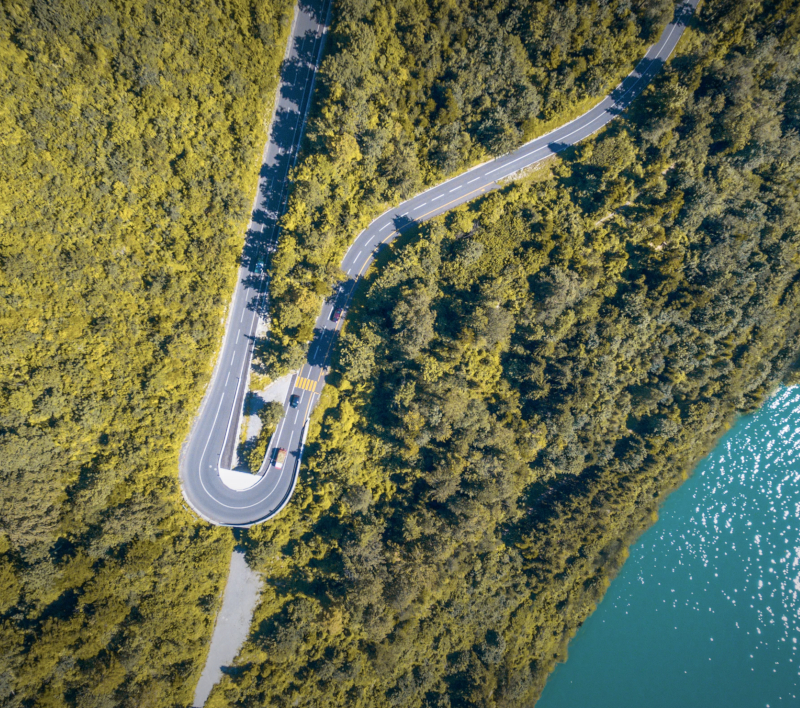
#> input picture TP0/images/foto-bosque-satelite.jpg, 800 x 708 px
$ jupyter execute 'OPENCV ~ Operaciones basicas con imagenes.ipynb'   (shell and % lines are left out)
#> lines starting #> are read from the running program, lines starting #| are printed output that depends on the picture; after the words box and inside, x2 and y2 are one past the last pixel; in counts of white or black regions, pixels touching at a corner belong together; long printed decimals are rounded
# Practicando los primeros pasos con OpenCV

Vamos a leer una imagen correspondiente a una fotografía aérea de un bosque.

Luego vamos a experimentar con los canales RGB y HSV, y por último vamos a segmentar una parte de la imagen.

[cell 1]
import cv2 as cv
import numpy as np
import matplotlib
import matplotlib.pyplot as plt
matplotlib.rcParams['figure.figsize'] = (8, 8)

## Lectura de imágenes usando OpenCV

[cell 2]
# imagen sacada de https://www.elplural.com/uploads/s1/54/26/31/foto-bosque-satelite_4_800x450.png

image_name = "images/foto-bosque-satelite.jpg"
img = cv.imread(image_name,cv.IMREAD_COLOR)
#> img is the input picture: shape (708, 800, 3); mean B, G, R 77.8, 109.3, 103.4

[cell 3]
print("Tamaño de la imagen ", img.shape)
#| Tamaño de la imagen  (708, 800, 3)

## Display de las imágenes usando Matplotlib

[cell 4]
plt.figure(figsize=[12,5])

plt.subplot(131); plt.imshow(img);plt.title("Imagen original (BGR)");

# Matplotlib espera la imagen en formato RGB, pero OpenCV guarda las imágenes en formato BGR.
img_rgb = cv.cvtColor(img, cv.COLOR_BGR2RGB)
# es equivalente a img[:, :, ::-1]
plt.subplot(132); plt.imshow(img_rgb);plt.title("Imagen RGB");

# Imagen en B&N
img_bn = cv.cvtColor(img, cv.COLOR_BGR2GRAY)
plt.subplot(133); plt.imshow(img_bn, cmap='gray');plt.title("Imagen B&N");
#> figure, not shown here; B, G, R data is drawn as R, G, B

## Split & Merging de canales de color

[cell 5]
# Split de the la imagen en componentes B, G, R
img_b, img_g, img_r = cv.split(img)

# Display de los canales por separado
plt.figure(figsize=[20,5])
plt.subplot(141);plt.imshow(img_r,cmap='gray');plt.title("Red Channel");
plt.subplot(142);plt.imshow(img_g,cmap='gray');plt.title("Green Channel");
plt.subplot(143);plt.imshow(img_b,cmap='gray');plt.title("Blue Channel");

# El Merge de los canales vuelve a componer una imagen BGR (vuelvo al original)
imgMerged = cv.merge((img_b, img_g, img_r))
# la paso a RGB para plotear
imgMerged = cv.cvtColor(img, cv.COLOR_BGR2RGB)
plt.subplot(144);plt.imshow(img_rgb);plt.title("Merged Image");

## Cambiando al espacio de color HSV

[cell 6]
img_hsv = cv.cvtColor(img, cv.COLOR_BGR2HSV)
#> img_hsv: shape (708, 800, 3); mean H, S, V 48.7, 115.3, 116.9

# Split de la imagen en componentes H, S, V
img_h, img_s, img_v = cv.split(img_hsv)
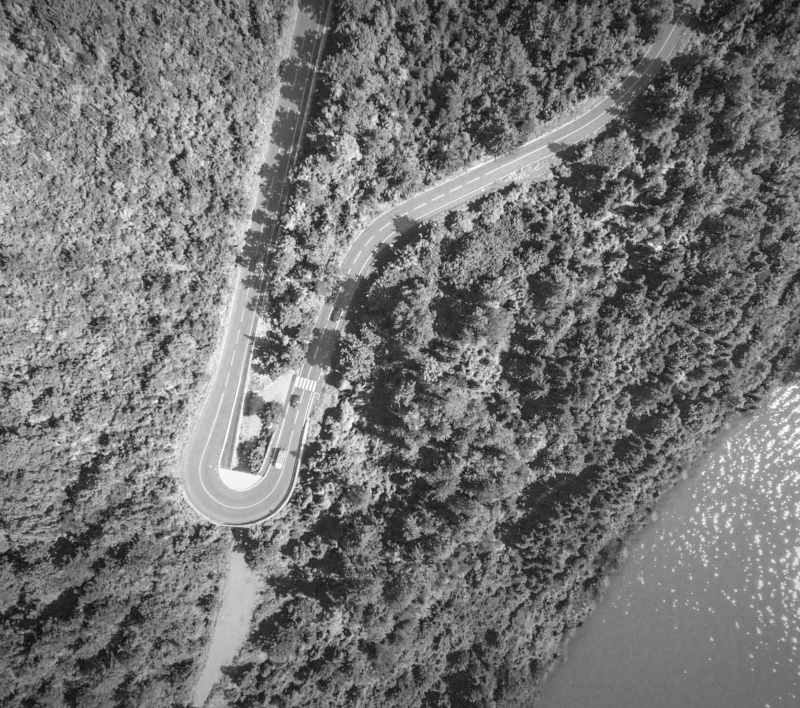
#> img_v: shape (708, 800); min 13, max 255, mean 116.9

# Display de los canales por separado
plt.figure(figsize=[20,5])
plt.subplot(141);plt.imshow(img_h,cmap='gray');plt.title("H Channel");
plt.subplot(142);plt.imshow(img_s,cmap='gray');plt.title("S Channel");
plt.subplot(143);plt.imshow(img_v,cmap='gray');plt.title("V Channel");

# Imagen original
plt.subplot(144);plt.imshow(img_rgb);plt.title("Original");

## Modificando los canales por separado

### RGB

[cell 7]
plt.figure(figsize=[20,5])

plt.subplot(141);plt.imshow(img_rgb);plt.title("Original");

# Sumamos 'un poco' de rojo, verde y azul
img_mas_red = cv.merge((img_b,img_g,img_r+25))
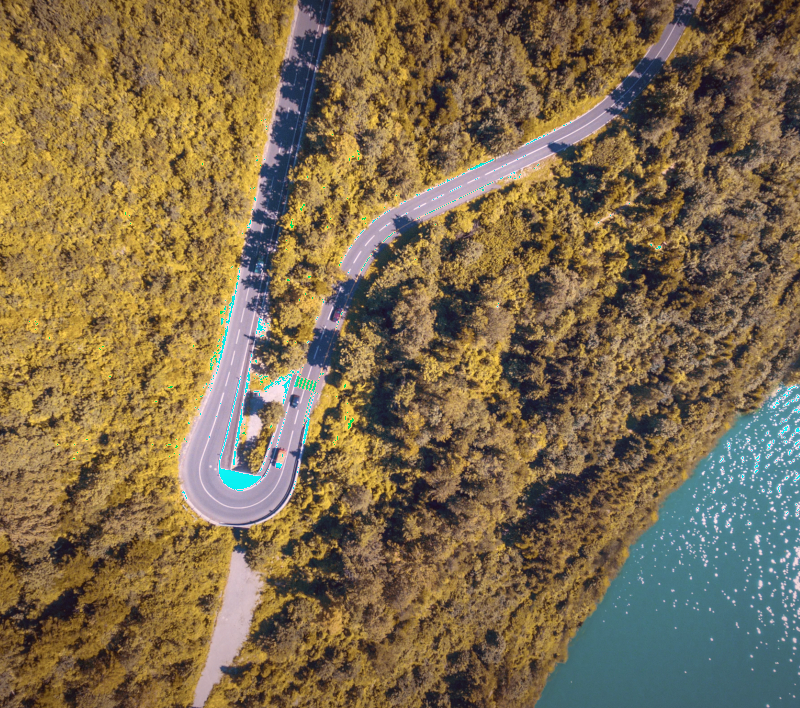
#> img_mas_red: shape (708, 800, 3); mean B, G, R 77.8, 109.3, 127.4
img_mas_green = cv.merge((img_b,img_g+25,img_r))
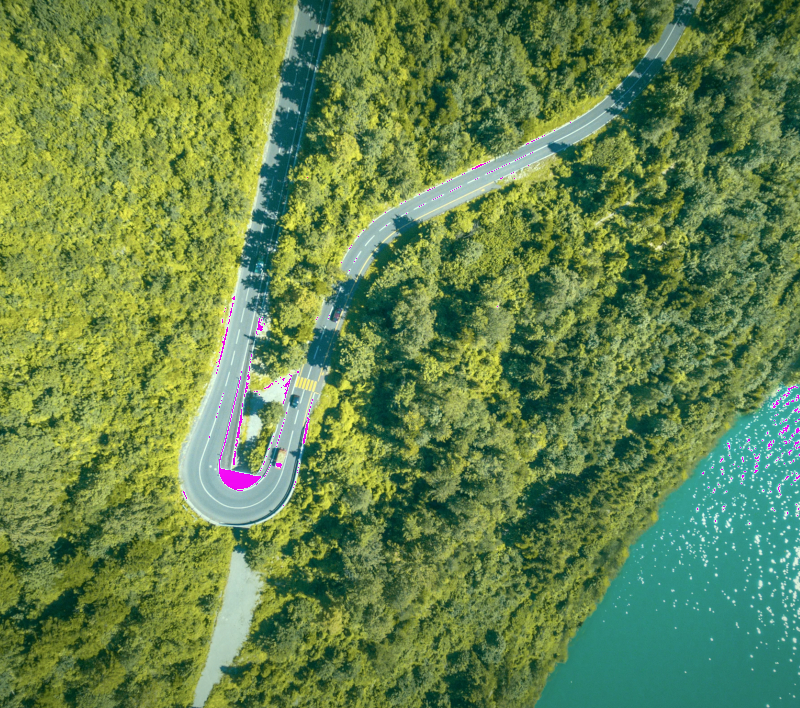
#> img_mas_green: shape (708, 800, 3); mean B, G, R 77.8, 133.5, 103.4
img_mas_blue = cv.merge((img_b+25,img_g,img_r))
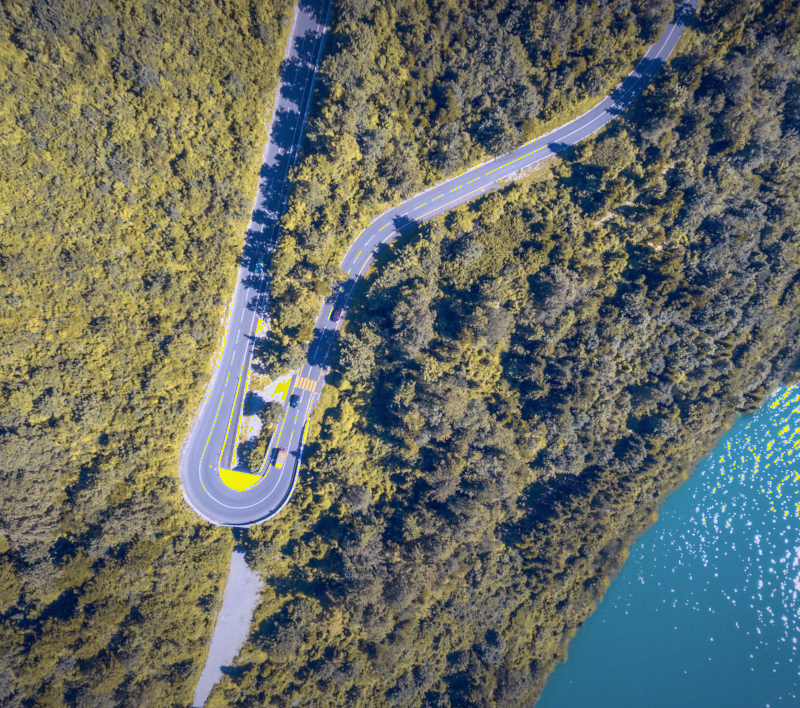
#> img_mas_blue: shape (708, 800, 3); mean B, G, R 101.8, 109.3, 103.4

# Para plotearlos los pasamos a RGB
img_mas_red = cv.cvtColor(img_mas_red, cv.COLOR_BGR2RGB)
img_mas_green = cv.cvtColor(img_mas_green, cv.COLOR_BGR2RGB)
img_mas_blue = cv.cvtColor(img_mas_blue, cv.COLOR_BGR2RGB)

# Mostramos las imágenes modificadas
plt.subplot(142);plt.imshow(img_mas_red);plt.title("+Red");
plt.subplot(143);plt.imshow(img_mas_green);plt.title("+Green");
plt.subplot(144);plt.imshow(img_mas_blue);plt.title("+Blue");

### HVS

[cell 8]
plt.figure(figsize=[20,5])

plt.subplot(141);plt.imshow(img_rgb);plt.title("Original");

# Sumamos 'un poco' de hue (tono), saturation y value
img_mas_hue = cv.merge((img_h+20,img_s,img_v))
#> img_mas_hue: shape (708, 800, 3); mean H, S, V 68.7, 115.3, 116.9
img_mas_sat = cv.merge((img_h,img_s+20,img_v))
#> img_mas_sat: shape (708, 800, 3); mean H, S, V 48.7, 132.3, 116.9
img_mas_value = cv.merge((img_h,img_s,img_v+20))
#> img_mas_value: shape (708, 800, 3); mean H, S, V 48.7, 115.3, 135.9

# Para plotearlos los pasamos a RGB
img_mas_hue = cv.cvtColor(img_mas_hue, cv.COLOR_HSV2RGB)
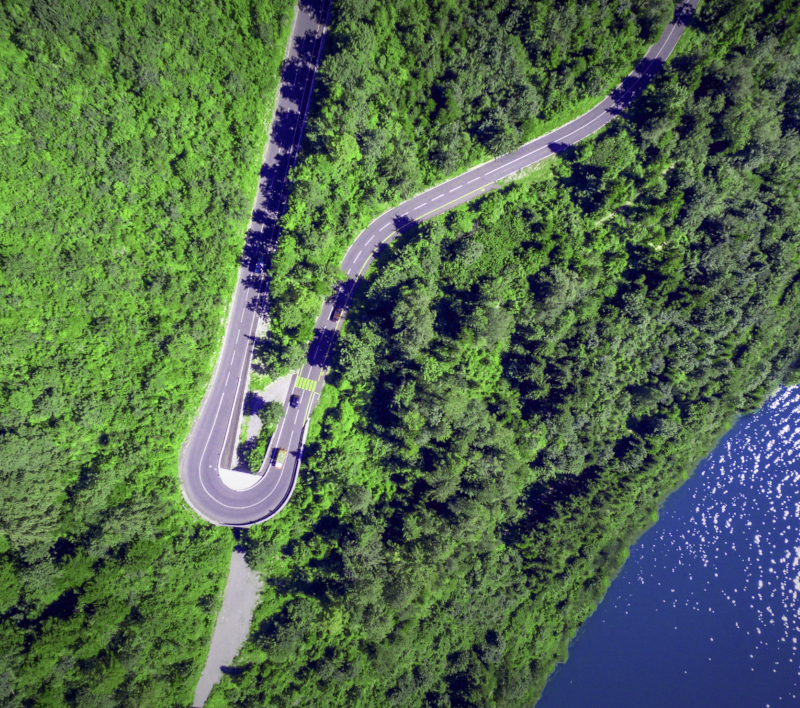
#> img_mas_hue: shape (708, 800, 3); mean R, G, B 82.3, 105.8, 77.8
img_mas_sat = cv.cvtColor(img_mas_sat, cv.COLOR_HSV2RGB)
img_mas_val = cv.cvtColor(img_mas_value, cv.COLOR_HSV2RGB)

plt.subplot(142);plt.imshow(img_mas_hue);plt.title("> Hue");
plt.subplot(143);plt.imshow(img_mas_sat);plt.title("> Sat");
plt.subplot(144);plt.imshow(img_mas_val);plt.title("> Value");

## Anotaciones en imágenes

[cell 9]
imageAnnotated = img.copy()

# Dibujamos algunas figuras 'random' sobre la imagen
cv.line(imageAnnotated, (290, 120), (310, 30), (255, 255, 0), thickness=5, lineType=cv.LINE_AA);
cv.circle(imageAnnotated, (375,250), 75, (0, 0, 255), thickness=5, lineType=cv.LINE_AA);
cv.rectangle(imageAnnotated, (205, 550), (275,660), (255, 0, 255), thickness=5, lineType=cv.LINE_8);
cv.ellipse(imageAnnotated,(600,130),(75,35),0,0,360, (200, 200, 200), thickness=5, lineType=cv.LINE_8);

pts = np.array([[10,10],[20,300],[90,50],[50,10]], np.int32)
pts = pts.reshape((-1,1,2))
cv.polylines(imageAnnotated,[pts],True,(0,255,255), thickness=5, lineType=cv.FILLED);

text = "Forest ~ Aerial picture"
fontFace = cv.FONT_HERSHEY_SIMPLEX
fontScale = 1
fontColor = (0, 255, 0)
fontThickness = 2
fontLine = cv.LINE_AA
cv.putText(imageAnnotated, text, (80, 700), fontFace, fontScale, fontColor, fontThickness, fontLine);

plt.imshow(imageAnnotated[:,:,::-1])
plt.show()

## Mapas de Colores

Por defecto, el colormap cubre toda el rango de valores de los datos.
`vmin` y `vmax` recortan la paleta de colores, limitando el rango de valores.

Imshow: https://matplotlib.org/stable/api/_as_gen/matplotlib.pyplot.imshow.html

Colormap: https://matplotlib.org/stable/gallery/color/colormap_reference.html

[cell 10]
plt.figure(figsize=[20,5])
plt.subplot(141), plt.imshow(img_bn, cmap='gray', vmin=0, vmax=255);plt.title("Mapa Completo");
plt.subplot(142), plt.imshow(img_bn, cmap='gray', vmin=0, vmax=125);plt.title("<125");
plt.subplot(143), plt.imshow(img_bn, cmap='gray', vmin=125, vmax=255);plt.title(">125");
plt.subplot(144), plt.imshow(img_bn, cmap='gray', vmin=100, vmax=150);plt.title("100-150");

## Espacios de color

Vamos a intentar segmentar el asfalto

[cell 11]
# Vamos a extraer los píxeles del asfalto (color gris)

# Primera parte: encontramos un espacio de color conveniente para la discriminación

plt.figure(figsize=[25,5])
idx_col = 200
perfil_color = img_hsv[:,idx_col]
#> perfil_color = 708 rows, first 8: [28, 126, 132], [27, 127, 155], [26, 122, 150], [26, 137, 128], [26, 153, 152], [27, 153, 168], [26, 161, 149], [27, 142, 115]
plt.plot(perfil_color[:,0], color='r',label='H')
plt.plot(perfil_color[:,1], color='g',label='S')
plt.plot(perfil_color[:,2], color='b',label='V')
plt.xlabel('Fila')
plt.ylabel('Intensidad')
plt.title('Perfil sobre la columna {}'.format(idx_col))
plt.grid()
plt.xlim(0,710)
plt.ylim(0,255)
plt.legend()
plt.show()
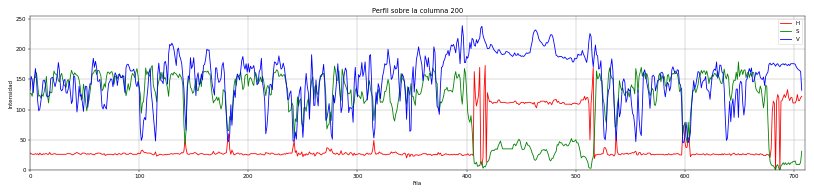
#> figure drawn by matplotlib, 1 panel; curve peaks at x = 417, y = 173; curve peaks at x = 649, y = 179; curve peaks at x = 396, y = 239

La curva de Hue, discrimina fácilmente el color del asfalto del resto. (alrededor de 120)
La saturación también se diferencia. Es muy baja en esa área.

[cell 12]
# Tomamos una muestra de la imagen donde se vea el asfalto.
muestra = img_hsv[440:500,190:210,:]
#> muestra: shape (60, 20, 3); mean H, S, V 111.6, 40.8, 191.6

color_medio = cv.mean(muestra)
#> color_medio = (111.6, 40.81, 191.6, 0)

print(f"Color medio: {color_medio}")
#| Color medio: (111.568, 40.811, 191.554, 0.0)

plt.figure(figsize=[4,4])
muestra = cv.cvtColor(muestra, cv.COLOR_HSV2BGR)
muestra = cv.cvtColor(muestra, cv.COLOR_BGR2GRAY)
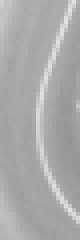
#> muestra: shape (60, 20) (shown 4 times larger); min 147, max 226, mean 169.8
plt.imshow(muestra, cmap='gray')
plt.show()

[cell 13]
# Definimos el rango HSV para la máscara (en base al perfil anterior)
# construimos la máscara y mostramos la imagen segmentada, distinguiendo el asfalto del resto

val_h_medio = color_medio[0]
#> val_h_medio = 111.6
# color = (h, s, v)
color_l = (val_h_medio-20, 0, 100)
#> color_l = (91.57, 0, 100)
color_u = (val_h_medio+20, 60, 255)
#> color_u = (131.6, 60, 255)

mask = cv.inRange(img_hsv, color_l,  color_u)
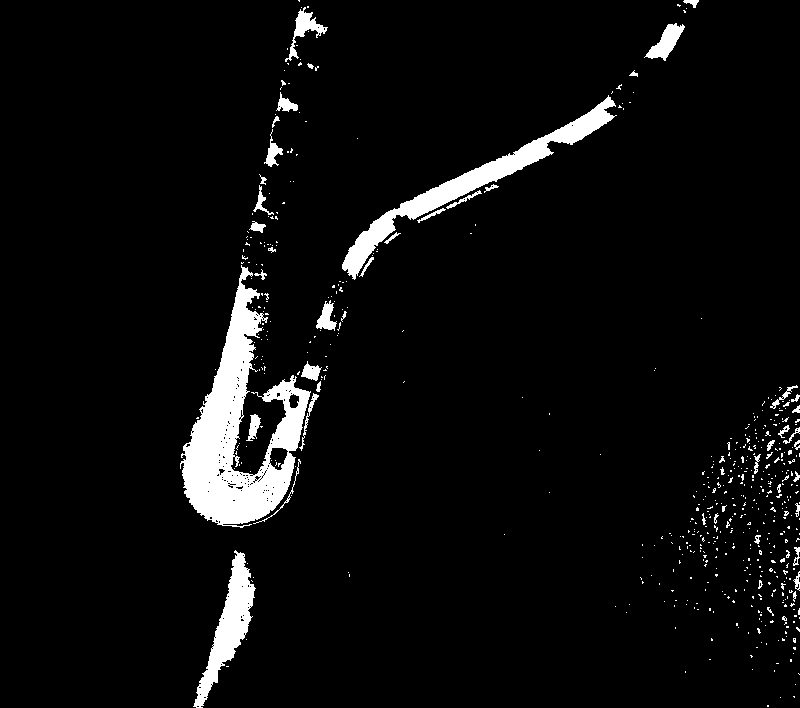
#> mask: shape (708, 800); 5.1% white; 566 white regions (516 under 20 px), largest, box (x1, y1, x2, y2) and area: (180, 265, 311, 528) 13235, (342, 95, 617, 280) 5750, (193, 550, 256, 708) 3179
img_segmentada = cv.bitwise_and(img, img, mask=mask)

plt.figure(figsize=[12, 4])
plt.subplot(131);plt.imshow(img_rgb);plt.title("Imagen original (rgb)");
plt.subplot(132);plt.imshow(mask,cmap='gray');plt.title("Máscara");
plt.subplot(133);plt.imshow(img_segmentada[:,:,::-1]);plt.title("Imagen segmentada");
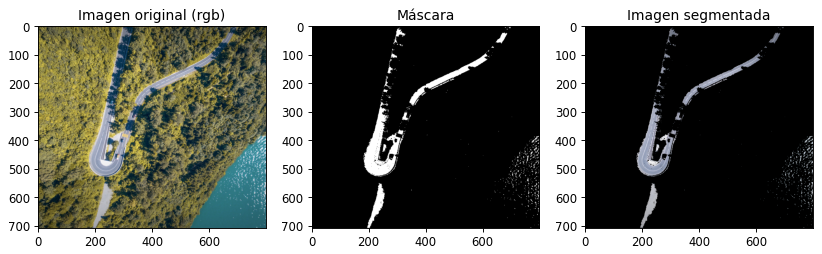
#> figure drawn by matplotlib, 3 panels

Vamos a hacerlo en base al espacio RGB

[cell 14]
# Tomamos una muestra en RGB del asfalto

img_muestra = img_rgb[440:500,190:210,:]

plt.figure(figsize=[4,4])
plt.imshow(img_muestra)
plt.show()

[cell 15]
# Calculamos un modelo estadístico sencillo para caracterizar el color del asfalto en el espacio RGB

color_mean, color_std = cv.meanStdDev(img_muestra)
#> color_mean = [161.2, 170.1, 191.6]; color_std = [16.03, 13.98, 10.83]

print(color_mean.flatten().tolist())
#| [161.234, 170.058, 191.553]
print(color_std.flatten().tolist())
#| [16.032, 13.980, 10.829]

[cell 16]
# Construimos una máscara basándonos en los puntos que estén cerca de color_mean en un radio menor que 3 sigmas
# Mostramos la imagen segmentada

mask = cv.inRange(img_rgb, color_mean-color_std*3,  color_mean+color_std*3)
#> mask: shape (708, 800); 4.8% white; 738 white regions (690 under 20 px), largest, box (x1, y1, x2, y2) and area: (178, 266, 328, 528) 12032, (341, 96, 617, 280) 6081, (194, 551, 263, 707) 3746
img_segmentada = cv.bitwise_and(img_rgb, img_rgb, mask=mask)
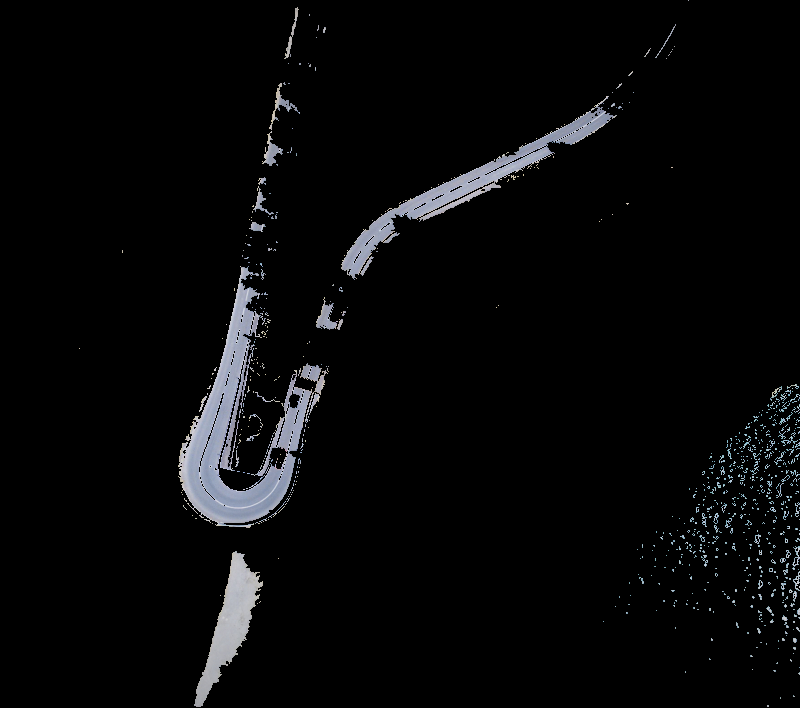
#> img_segmentada: shape (708, 800, 3); mean R, G, B 7.9, 8.2, 8.9

plt.figure(figsize=[12, 4])
plt.subplot(131);plt.imshow(img_rgb);plt.title("Imagen original (rgb)");
plt.subplot(132);plt.imshow(mask,cmap='gray');plt.title("Máscara");
plt.subplot(133);plt.imshow(img_segmentada);plt.title("Imagen segmentada");
